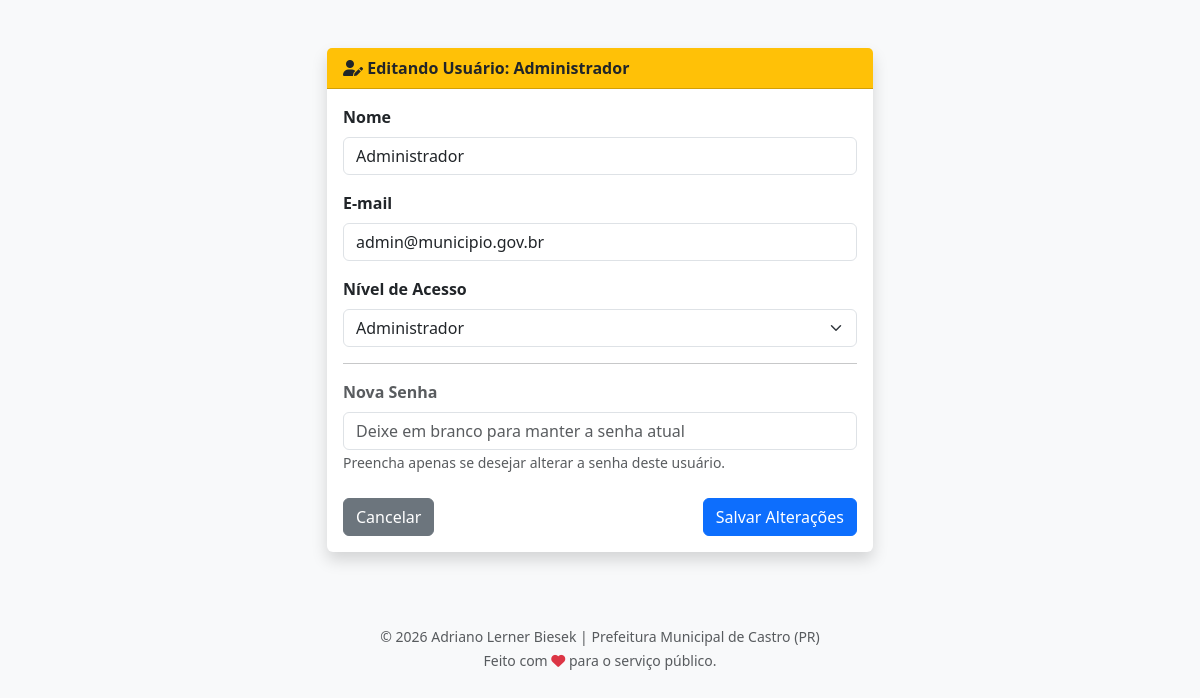
Screenshot of /admin/editar_usuario.php?id=1 (signed in) with the database file from the repository.
### tables this page shows
CREATE TABLE `usuarios` (
  `id` int(11) NOT NULL,
  `nome` varchar(100) NOT NULL,
  `email` varchar(100) NOT NULL,
  `senha` varchar(255) NOT NULL,
  `nivel` enum('admin','editor') DEFAULT 'editor',
  `criado_em` timestamp NOT NULL DEFAULT current_timestamp()
);

### admin/editar_usuario.php (the view, shortened to what this page needs)
<?php
require '../config.php';
$id = $_GET['id'] ?? null;
$stmt = $pdo->prepare("SELECT * FROM usuarios WHERE id = ?");
$stmt->execute([$id]);
$usuario = $stmt->fetch(PDO::FETCH_ASSOC);
?>
<!DOCTYPE html>
<html lang="pt-br">
<head>
    <link href="https://cdn.jsdelivr.net/npm/bootstrap@5.3.0/dist/css/bootstrap.min.css" rel="stylesheet">
    <link href="https://cdnjs.cloudflare.com/ajax/libs/font-awesome/6.0.0/css/all.min.css" rel="stylesheet">
</head>
<body class="bg-light">
    <div class="container mt-5">
        <div class="row justify-content-center">
            <div class="col-md-6">
                <div class="card shadow border-0">
                    <div class="card-header bg-warning text-dark">
                        <strong><i class="fas fa-user-edit"></i> Editando Usuário:
                            <?php echo htmlspecialchars($usuario['nome']); ?></strong>
                    </div>
                    <div class="card-body">
                        <form method="POST">
                            <div class="mb-3">
                                <label class="form-label fw-bold">Nome</label>
                                <input type="text" name="nome" class="form-control"
                                    value="<?php echo htmlspecialchars($usuario['nome']); ?>" required>
                            </div>
                            <div class="mb-3">
                                <label class="form-label fw-bold">E-mail</label>
                                <input type="email" name="email" class="form-control"
                                    value="<?php echo htmlspecialchars($usuario['email']); ?>" required>
                            </div>
                            <div class="mb-3">
                                <label class="form-label fw-bold">Nível de Acesso</label>
                                <select name="nivel" class="form-select">
                                    <option value="admin" <?php echo ($usuario['nivel'] == 'admin') ? 'selected' : ''; ?>>
                                        Administrador</option>
                                </select>
                            </div>
                            <hr>
                            <div class="mb-3">
                                <label class="form-label fw-bold text-muted">Nova Senha</label>
                                <input type="password" name="senha" class="form-control"
                                    placeholder="Deixe em branco para manter a senha atual">
                                <small class="text-muted">Preencha apenas se desejar alterar a senha deste
                                    usuário.</small>
                            </div>
                            <div class="d-flex justify-content-between mt-4">
                                <a href="usuarios.php" class="btn btn-secondary">Cancelar</a>
                                <button type="submit" class="btn btn-primary">Salvar Alterações</button>
                            </div>
                        </form>
                    </div>
                </div>
            </div>
        </div>
    </div>
    <footer class="text-center mt-5 py-4 text-muted">
        <small>©
            <?php echo date('Y'); ?> Adriano Lerner Biesek | Prefeitura Municipal de Castro (PR)<br>Feito com <i
                class="fa fa-heart text-danger"></i> para o serviço público.
        </small>
    </footer>
</body>
</html>

### rows the page displays
usuarios: nome "Administrador", email "admin@municipio.gov.br", nivel "Administrador"
